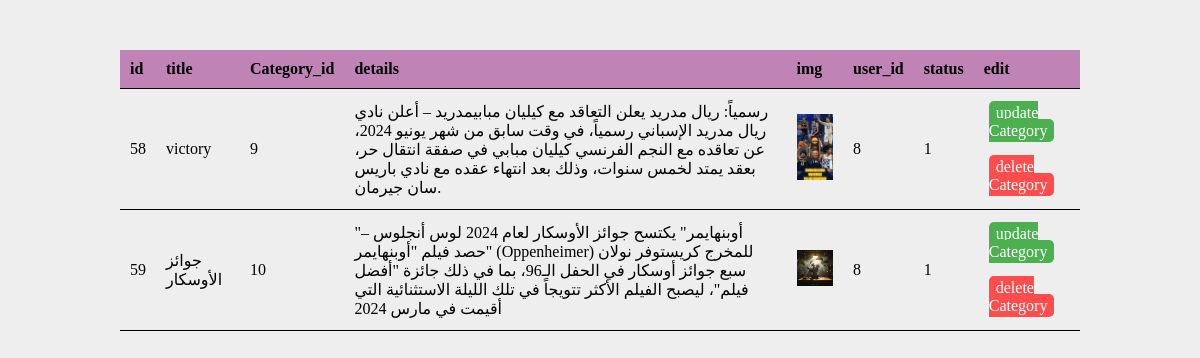
Page /ShowNews.php on the committed database.
### tables this page shows
CREATE TABLE `allnews` (
  `id` int(11) NOT NULL,
  `title` varchar(255) NOT NULL,
  `category_id` int(11) DEFAULT NULL,
  `news_text` varchar(255) NOT NULL,
  `image` varchar(255) DEFAULT NULL,
  `user_id` int(11) DEFAULT NULL,
  `status` tinyint(1) NOT NULL
);

### ShowNews.php (the view, shortened to what this page needs)
<?php
include "dbConnection.php";
$sql  = "SELECT * FROM allnews WHERE status = 1";
$result = $connection->query($sql);
?>
<!DOCTYPE html>
<html lang="en">
<head>
    <link rel="stylesheet" href="style.css">
</head>
<body>
    <div class="table-style">
        <table cellpadding="10px">
            <thead>
                <tr>
                    <th>id</th>
                    <th>title</th>
                    <th>Category_id</th>
                    <th>details</th>
                    <th>img</th>
                    <th>user_id</th>
                    <th>status</th>
                    <th>edit</th>
                </tr>
            </thead>
            <tbody>
                <?php if ($result->num_rows != 0) {
                    while ($row = $result->fetch_assoc()) { ?>
                        <tr>
                            <td><?php echo $row['id'] ?></td>
                            <td><?php echo $row['title'] ?></td>
                            <td><?php echo $row['category_id'] ?></td>
                            <td><?php echo $row['news_text'] ?></td>
                            <td>
                                <?php if (!empty($row['image'])): ?>
                                    <img src="uploads/<?php echo $row['image'] ?>" width="80px">
                                <?php else: ?>
                                    لا توجد صورة
                                <?php endif; ?>
                            </td>
                            <td><?php echo $row['user_id'] ?></td>
                            <td><?php echo $row['status'] ?></td>
                            <td style="padding: 15px;"> <a href="updateNews.php?id=<?php echo $row['id'] ?>&title=<?php echo $row['title'] ?>&Category_id=<?php echo $row['category_id'] ?>&details= <?php echo $row['news_text'] ?>&img=<?php echo $row['image'] ?>" class="update">update Category</a>
                                <br> <br><a href="?id=<?php echo $row['id'] ?>&statusCode=201" class="delete">delete Category </a>
                            </td>
                        </tr>
                <?php }
                } ?>
            </tbody>
        </table>
    </div>
</body>
</html>

### style.css (style rules this page uses)
* { box-sizing: border-box; }
img { max-width: 100%; }
body { margin: 0; background-color: #eee; }
table { padding: 20px 0; border-collapse: collapse; width: 80%; border: transparent; margin: 0 auto; }
tr { border-bottom: 1px solid black; }
th { background-color: #bf83b6; text-align: left; }
.table-style { margin-top: 50px; }
.delete { background-color: #ff4d4d; color: white; padding: 3px 7px; text-decoration: none; border-radius: 5px; }
.update { background-color: #4CAF50; color: white; padding: 3px 7px; text-decoration: none; border-radius: 5px; }

### rows in the picture
allnews: id "58", title "victory", category "9", news_text "رسمياً: ريال مدريد يعلن التعاقد مع كيليان مبابيمدريد – أعلن نادي ريال مدريد الإسباني رسمياً، في وقت سابق من شهر يونيو 2024، عن تعاقده مع النجم الفرنسي كيليان مبابي في صفقة انتقال حر، بعقد يمتد لخمس سنوات، وذلك بعد انتهاء عقده مع نادي باريس سان جيرمان.", image (picture), user "8", status "1"
allnews: id "59", title "جوائز الأوسكار", category "10", news_text "\"أوبنهايمر\" يكتسح جوائز الأوسكار لعام 2024 لوس أنجلوس – حصد فيلم \"أوبنهايمر\" (Oppenheimer) للمخرج كريستوفر نولان سبع جوائز أوسكار في الحفل الـ96، بما في ذلك جائزة \"أفضل فيلم\"، ليصبح الفيلم الأكثر تتويجاً في تلك الليلة الاستثنائية التي أقيمت في مارس 2024", image (picture), user "8", status "1"
